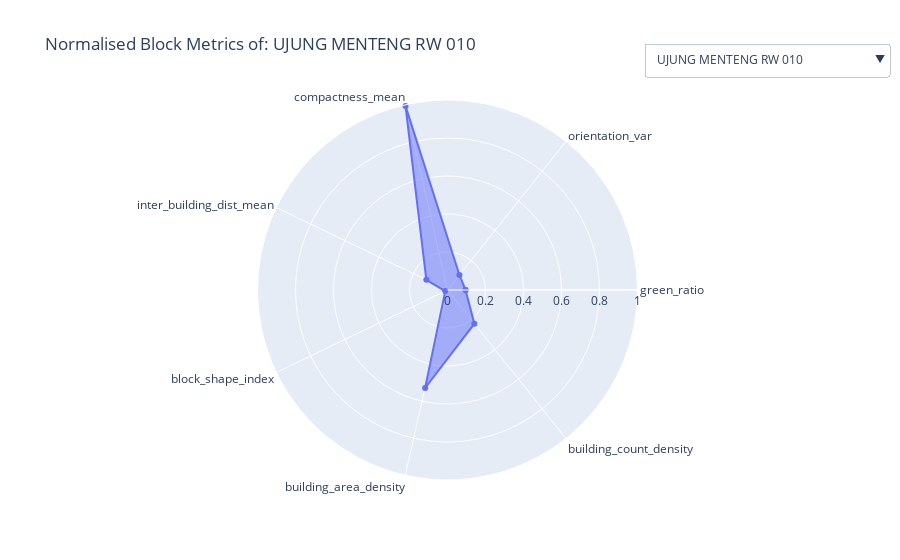

Notebook code cell kept with this figure:
### Markdown cell above
## Block Metric Windrose

### Code cell
import plotly.graph_objects as go
from sklearn.preprocessing import MinMaxScaler

# Select all numeric columns except geometry and categorical columns
exclude_cols = ['geometry', 'block', 'WADMRW', 'WADMKD', 'WADMKC', 'WADMKK', 'OBJECTID', 'SHAPE_Area']
cols = [col for col in block_unit.columns if block_unit[col].dtype != 'O' and col not in exclude_cols]

# Drop rows with missing values in any of these columns
plot_df = block_unit.dropna(subset=cols + ['block'])

# Normalize the columns
scaler = MinMaxScaler()
norm_values = scaler.fit_transform(plot_df[cols])
norm_df = plot_df.copy()
norm_df[cols] = norm_values

# Prepare radar plot data for each block
categories = cols + [cols[0]]  # close the loop for radar
radar_data = {}
for idx, row in norm_df.iterrows():
    values = [row[col] for col in cols]
    values += [values[0]]  # close the loop
    radar_data[row['block']] = values

# Create initial radar plot for the first block
first_block = norm_df['block'].iloc[0]
fig = go.Figure()

fig.add_trace(go.Scatterpolar(
    r=radar_data[first_block],
    theta=categories,
    fill='toself',
    name=str(first_block)
))

# Add dropdown for block selection
dropdown_buttons = []
for blk in norm_df['block']:
    dropdown_buttons.append(
        dict(
            method='update',
            label=str(blk),
            args=[{'r': [radar_data[blk]]}, 
                  {'title': f'Normalised Block Metrics for: {blk}'}]
        )
    )

fig.update_layout(
    polar=dict(
        radialaxis=dict(
            visible=True,
            range=[0, 1]
        )
    ),
    updatemenus=[dict(
        type="dropdown",
        direction="down",
        buttons=dropdown_buttons,
        x=1.1,
        y=1.15
    )],
    title=f'Normalised Block Metrics of: {first_block}'
)

fig.show()
